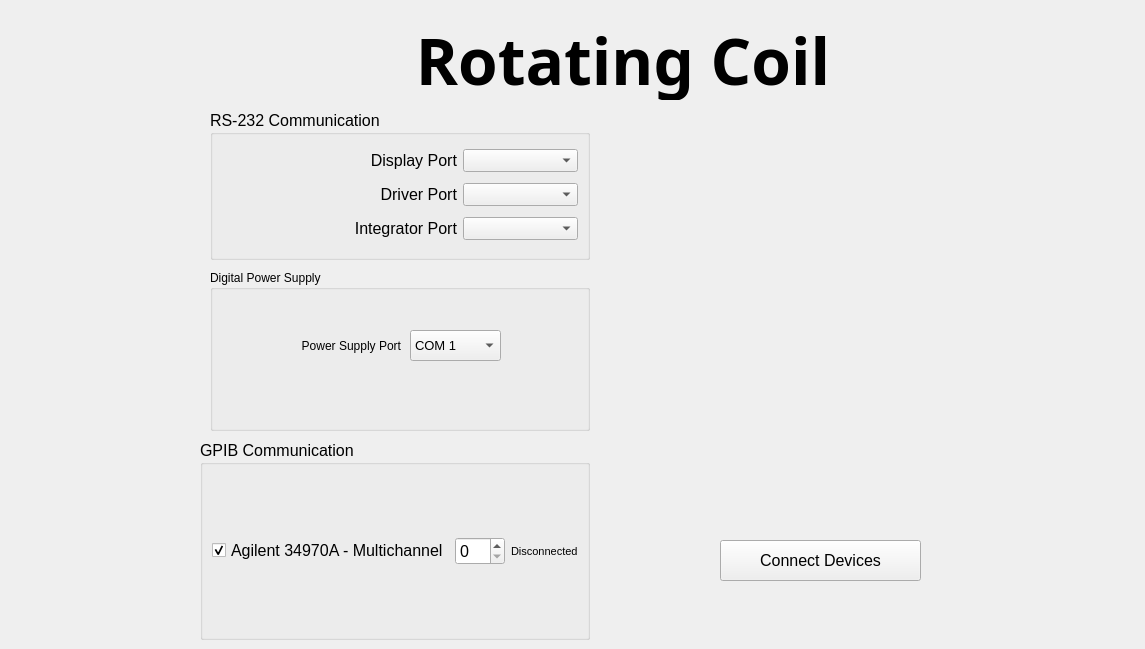
    <widget class="QWidget" name="tab_1">
     <attribute name="icon">
      <iconset resource="resource_file.qrc">
       <normaloff>:/Images/imagens/connect.png</normaloff>:/Images/imagens/connect.png</iconset>
     </attribute>
     <attribute name="title">
      <string>Connection</string>
     </attribute>
     <widget class="QLabel" name="label_23">
      <property name="geometry">
       <rect>
        <x>110</x>
        <y>20</y>
        <width>1026</width>
        <height>80</height>
       </rect>
      </property>
      <property name="font">
       <font>
        <family>Leelawadee</family>
        <pointsize>48</pointsize>
        <weight>75</weight>
        <bold>true</bold>
       </font>
      </property>
      <property name="text">
       <string>Rotating Coil</string>
      </property>
      <property name="alignment">
       <set>Qt::AlignCenter</set>
      </property>
     </widget>
     <widget class="QGroupBox" name="groupBox">
      <property name="geometry">
       <rect>
        <x>210</x>
        <y>110</y>
        <width>380</width>
        <height>150</height>
       </rect>
      </property>
      <property name="font">
       <font>
        <pointsize>12</pointsize>
       </font>
      </property>
      <property name="title">
       <string>RS-232 Communication</string>
      </property>
      <layout class="QGridLayout" name="gridLayout_2">
       <item row="0" column="1">
        <widget class="QLabel" name="label">
         <property name="text">
          <string>Display Port</string>
         </property>
         <property name="alignment">
          <set>Qt::AlignRight|Qt::AlignTrailing|Qt::AlignVCenter</set>
         </property>
        </widget>
       </item>
       <item row="0" column="2">
        <widget class="QComboBox" name="cb_disp_port">
         <property name="font">
          <font>
           <pointsize>10</pointsize>
          </font>
         </property>
         <property name="currentIndex">
          <number>-1</number>
         </property>
         <item>
          <property name="text">
           <string>COM 1</string>
          </property>
         </item>
         <item>
          <property name="text">
           <string>COM 2</string>
          </property>
         </item>
         <item>
          <property name="text">
           <string>COM 3</string>
          </property>
         </item>
         <item>
          <property name="text">
           <string>COM 4</string>
          </property>
         </item>
         <item>
          <property name="text">
           <string>COM 5</string>
          </property>
         </item>
         <item>
          <property name="text">
           <string>COM 6</string>
          </property>
         </item>
         <item>
          <property name="text">
           <string>COM 7</string>
          </property>
         </item>
         <item>
          <property name="text">
           <string>COM 8</string>
          </property>
         </item>
         <item>
          <property name="text">
           <string>COM 9</string>
          </property>
         </item>
         <item>
          <property name="text">
           <string>COM 10</string>
          </property>
         </item>
         <item>
          <property name="text">
           <string>COM 11</string>
          </property>
         </item>
         <item>
          <property name="text">
           <string>COM 12</string>
          </property>
         </item>
         <item>
          <property name="text">
           <string>COM 13</string>
          </property>
         </item>
         <item>
          <property name="text">
           <string>COM 14</string>
          </property>
         </item>
         <item>
          <property name="text">
           <string>COM 15</string>
          </property>
         </item>
        </widget>
       </item>
       <item row="1" column="2">
        <widget class="QComboBox" name="cb_driver_port">
         <property name="font">
          <font>
           <pointsize>10</pointsize>
          </font>
         </property>
         <property name="currentIndex">
          <number>-1</number>
         </property>
         <item>
          <property name="text">
           <string>COM 1</string>
          </property>
         </item>
         <item>
          <property name="text">
           <string>COM 2</string>
          </property>
         </item>
         <item>
          <property name="text">
           <string>COM 3</string>
          </property>
         </item>
         <item>
          <property name="text">
           <string>COM 4</string>
          </property>
         </item>
         <item>
          <property name="text">
           <string>COM 5</string>
          </property>
         </item>
         <item>
          <property name="text">
           <string>COM 6</string>
          </property>
         </item>
         <item>
          <property name="text">
           <string>COM 7</string>
          </property>
         </item>
         <item>
          <property name="text">
           <string>COM 8</string>
          </property>
         </item>
         <item>
          <property name="text">
           <string>COM 9</string>
          </property>
         </item>
         <item>
          <property name="text">
           <string>COM 10</string>
          </property>
         </item>
         <item>
          <property name="text">
           <string>COM 11</string>
          </property>
         </item>
         <item>
          <property name="text">
           <string>COM 12</string>
          </property>
         </item>
         <item>
          <property name="text">
           <string>COM 13</string>
          </property>
         </item>
         <item>
          <property name="text">
           <string>COM 14</string>
          </property>
         </item>
         <item>
          <property name="text">
           <string>COM 15</string>
          </property>
         </item>
        </widget>
       </item>
       <item row="1" column="1">
        <widget class="QLabel" name="label_6">
         <property name="text">
          <string>Driver Port</string>
         </property>
         <property name="alignment">
          <set>Qt::AlignRight|Qt::AlignTrailing|Qt::AlignVCenter</set>
         </property>
        </widget>
       </item>
       <item row="2" column="0" colspan="2">
        <widget class="QLabel" name="label_13">
         <property name="font">
          <font>
           <italic>false</italic>
           <strikeout>false</strikeout>
          </font>
         </property>
         <property name="text">
          <string>Integrator Port</string>
         </property>
         <property name="alignment">
          <set>Qt::AlignRight|Qt::AlignTrailing|Qt::AlignVCenter</set>
         </property>
        </widget>
       </item>
       <item row="2" column="2">
        <widget class="QComboBox" name="cb_integrator_port">
         <property name="font">
          <font>
           <pointsize>10</pointsize>
          </font>
         </property>
         <property name="currentIndex">
          <number>-1</number>
         </property>
         <item>
          <property name="text">
           <string>COM 1</string>
          </property>
         </item>
         <item>
          <property name="text">
           <string>COM 2</string>
          </property>
         </item>
         <item>
          <property name="text">
           <string>COM 3</string>
          </property>
         </item>
         <item>
          <property name="text">
           <string>COM 4</string>
          </property>
         </item>
         <item>
          <property name="text">
           <string>COM 5</string>
          </property>
         </item>
         <item>
          <property name="text">
           <string>COM 6</string>
          </property>
         </item>
         <item>
          <property name="text">
           <string>COM 7</string>
          </property>
         </item>
         <item>
          <property name="text">
           <string>COM 8</string>
          </property>
         </item>
         <item>
          <property name="text">
           <string>COM 9</string>
          </property>
         </item>
         <item>
          <property name="text">
           <string>COM 10</string>
          </property>
         </item>
         <item>
          <property name="text">
           <string>COM 11</string>
          </property>
         </item>
         <item>
          <property name="text">
           <string>COM 12</string>
          </property>
         </item>
         <item>
          <property name="text">
           <string>COM 13</string>
          </property>
         </item>
         <item>
          <property name="text">
           <string>COM 14</string>
          </property>
         </item>
         <item>
          <property name="text">
           <string>COM 15</string>
          </property>
         </item>
        </widget>
       </item>
      </layout>
     </widget>
     <widget class="QLabel" name="label_18">
      <property name="geometry">
       <rect>
        <x>660</x>
        <y>230</y>
        <width>300</width>
        <height>180</height>
       </rect>
      </property>
      <property name="text">
       <string/>
      </property>
      <property name="pixmap">
       <pixmap resource="resource_file.qrc">:/Images/imagens/lnls sirius logo.png</pixmap>
      </property>
      <property name="scaledContents">
       <bool>true</bool>
      </property>
     </widget>
     <widget class="QPushButton" name="pb_connect_devices">
      <property name="geometry">
       <rect>
        <x>720</x>
        <y>540</y>
        <width>201</width>
        <height>41</height>
       </rect>
      </property>
      <property name="font">
       <font>
        <pointsize>12</pointsize>
       </font>
      </property>
      <property name="text">
       <string>Connect Devices</string>
      </property>
      <property name="icon">
       <iconset resource="resource_file.qrc">
        <normaloff>:/Images/imagens/connect.png</normaloff>:/Images/imagens/connect.png</iconset>
      </property>
      <property name="iconSize">
       <size>
        <width>25</width>
        <height>25</height>
       </size>
      </property>
     </widget>
     <widget class="QGroupBox" name="groupBox_26">
      <property name="geometry">
       <rect>
        <x>200</x>
        <y>440</y>
        <width>390</width>
        <height>200</height>
       </rect>
      </property>
      <property name="font">
       <font>
        <pointsize>12</pointsize>
       </font>
      </property>
      <property name="title">
       <string>GPIB Communication</string>
      </property>
      <layout class="QGridLayout" name="gridLayout">
       <item row="0" column="1">
        <widget class="QSpinBox" name="sb_agilent34970A_address">
         <property name="enabled">
          <bool>true</bool>
         </property>
         <property name="maximum">
          <number>40</number>
         </property>
         <property name="value">
          <number>0</number>
         </property>
        </widget>
       </item>
       <item row="0" column="0">
        <widget class="QCheckBox" name="chb_enable_Agilent34970A">
         <property name="toolTip">
          <string>&lt;html&gt;&lt;head/&gt;&lt;body&gt;&lt;p&gt;&lt;br/&gt;&lt;/p&gt;&lt;/body&gt;&lt;/html&gt;</string>
         </property>
         <property name="text">
          <string>Agilent 34970A - Multichannel</string>
         </property>
         <property name="checked">
          <bool>true</bool>
         </property>
        </widget>
       </item>
       <item row="0" column="2">
        <widget class="QLabel" name="lb_status_34970A">
         <property name="font">
          <font>
           <pointsize>8</pointsize>
          </font>
         </property>
         <property name="text">
          <string>Disconnected</string>
         </property>
        </widget>
       </item>
      </layout>
     </widget>
     <widget class="QGroupBox" name="groupBox_48">
      <property name="geometry">
       <rect>
        <x>210</x>
        <y>270</y>
        <width>380</width>
        <height>161</height>
       </rect>
      </property>
      <property name="title">
       <string>Digital Power Supply</string>
      </property>
      <widget class="QComboBox" name="cb_ps_port">
       <property name="geometry">
        <rect>
         <x>200</x>
         <y>60</y>
         <width>91</width>
         <height>31</height>
        </rect>
       </property>
       <property name="font">
        <font>
         <pointsize>10</pointsize>
        </font>
       </property>
       <item>
        <property name="text">
         <string>COM 1</string>
        </property>
       </item>
       <item>
        <property name="text">
         <string>COM 2</string>
        </property>
       </item>
       <item>
        <property name="text">
         <string>COM 3</string>
        </property>
       </item>
       <item>
        <property name="text">
         <string>COM 4</string>
        </property>
       </item>
       <item>
        <property name="text">
         <string>COM 5</string>
        </property>
       </item>
       <item>
        <property name="text">
         <string>COM 6</string>
        </property>
       </item>
       <item>
        <property name="text">
         <string>COM 7</string>
        </property>
       </item>
       <item>
        <property name="text">
         <string>COM 8</string>
        </property>
       </item>
       <item>
        <property name="text">
         <string>COM 9</string>
        </property>
       </item>
       <item>
        <property name="text">
         <string>COM 10</string>
        </property>
       </item>
       <item>
        <property name="text">
         <string>COM 11</string>
        </property>
       </item>
       <item>
        <property name="text">
         <string>COM 12</string>
        </property>
       </item>
       <item>
        <property name="text">
         <string>COM 13</string>
        </property>
       </item>
       <item>
        <property name="text">
         <string>COM 14</string>
        </property>
       </item>
       <item>
        <property name="text">
         <string>COM 15</string>
        </property>
       </item>
       <item>
        <property name="text">
         <string>COM 16</string>
        </property>
       </item>
       <item>
        <property name="text">
         <string>COM 17</string>
        </property>
       </item>
       <item>
        <property name="text">
         <string>COM 18</string>
        </property>
       </item>
       <item>
        <property name="text">
         <string>COM 19</string>
        </property>
       </item>
       <item>
        <property name="text">
         <string>COM 20</string>
        </property>
       </item>
      </widget>
      <widget class="QLabel" name="label_168">
       <property name="geometry">
        <rect>
         <x>30</x>
         <y>60</y>
         <width>161</width>
         <height>31</height>
        </rect>
       </property>
       <property name="font">
        <font>
         <italic>false</italic>
         <strikeout>false</strikeout>
        </font>
       </property>
       <property name="text">
        <string>Power Supply Port</string>
       </property>
       <property name="alignment">
        <set>Qt::AlignRight|Qt::AlignTrailing|Qt::AlignVCenter</set>
       </property>
      </widget>
     </widget>
    </widget>
